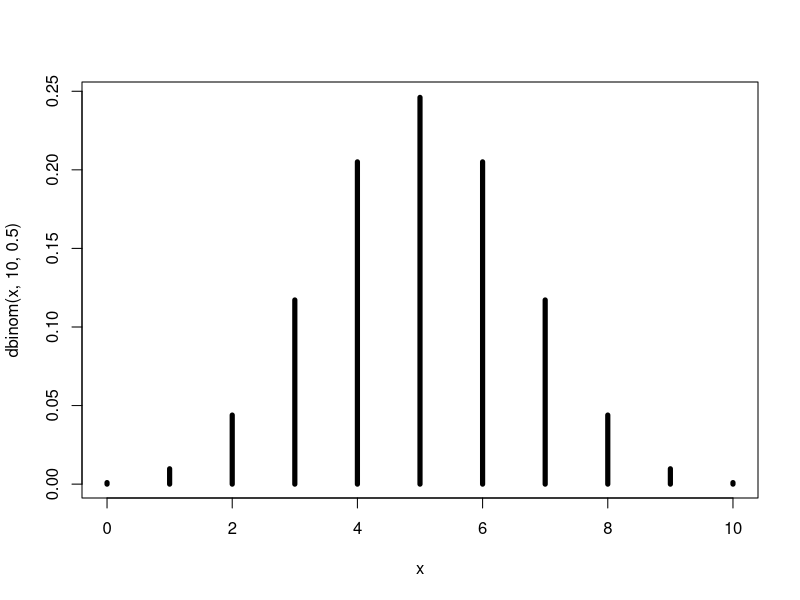
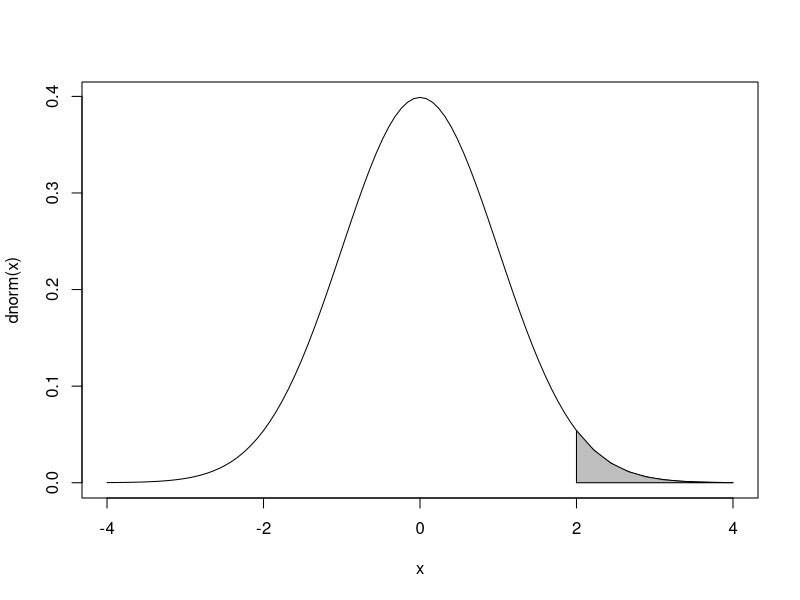

Generate these figures, in order, with R:
frame()
plot.new()

x <- 0:10
plot(x , dbinom(x, 10, 0.5), type = "h", lwd=5)
curve(dnorm, -4, 4, type="l")
xvals <- seq(2, 4, length = 10)
dvals <- dnorm(xvals)
polygon(c(xvals, rev(xvals)), c(rep(0,10), rev(dvals)), col="gray")
